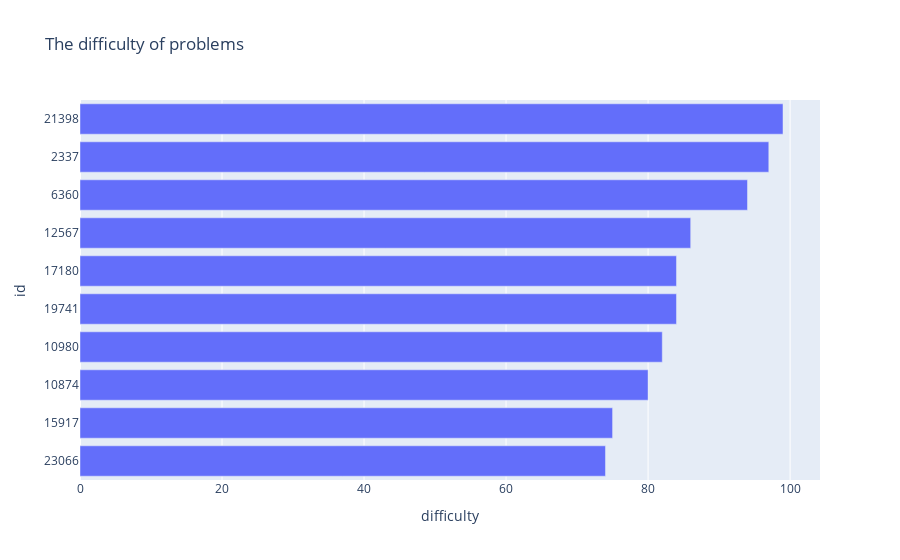

Notebook code for this chart:
### Markdown cell above
## The most difficult problems

### Code cell
tmp = data[['id','original_text','difficulty']]
tmp = tmp.sort_values(['difficulty']).tail(10)
tmp ['id'] = tmp['id'] . astype(str)
fig = px.bar(
    tmp , x = 'difficulty', y = 'id' ,
    orientation = 'h',
    title = 'The difficulty of problems'
)
fig.show()

### Figure 1 — Plotly figure (JSON) as saved in the notebook; plotly's stock layout.template omitted (floating-point values rounded to 4 significant figures)
{"data": [{"alignmentgroup": "True", "hovertemplate": "difficulty=%{x}<br>id=%{y}<extra></extra>", "legendgroup": "", "marker": {"color": "#636efa"}, "name": "", "offsetgroup": "", "orientation": "h", "showlegend": false, "textposition": "auto", "type": "bar", "x": [74, 75, 80, 82, 84, 84, 86, 94, 97, 99], "xaxis": "x", "y": ["23066", "15917", "10874", "10980", "19741", "17180", "12567", "6360", "2337", "21398"], "yaxis": "y"}], "layout": {"barmode": "relative", "legend": {"tracegroupgap": 0}, "title": {"text": "The difficulty of problems"}, "xaxis": {"anchor": "y", "domain": [0, 1], "title": {"text": "difficulty"}}, "yaxis": {"anchor": "x", "domain": [0, 1], "title": {"text": "id"}}}}
